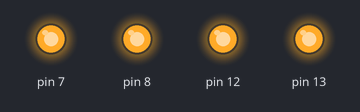
Bench run of a sketch on a simulated Arduino Uno, built with avr-gcc and run on an emulated ATmega328P. Parts: output pins drawn as LEDs (lit = HIGH).

Above: at 0.1 s.
At 5.6 s:
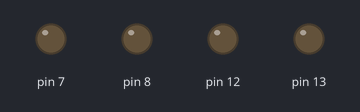
At 11.6 s:
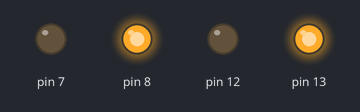
At 24.3 s:
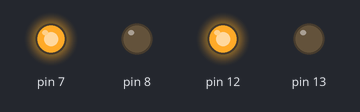
At 30.62 s:
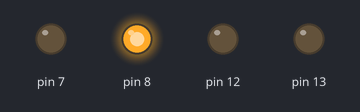
At 36.87 s:
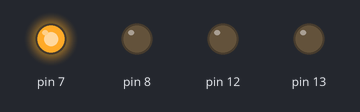
Timing chart, 0 to 40.0 s (numbered marks = the images above):
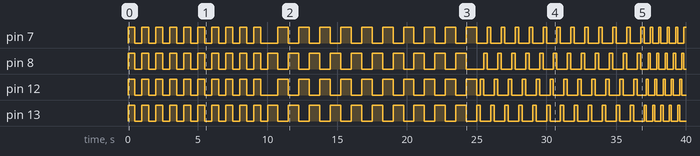

The sketch:

codigo.ino
```cpp
// C++ code
//Primeira versão do Projeto sem o módulo sensor de som
void setup()
{
  pinMode(13, OUTPUT);
  pinMode(12, OUTPUT);
  pinMode(8, OUTPUT);
  pinMode(7, OUTPUT);
}

int s = 0;

void loop()
{
  for (int i = 0; i < 10; i++){
    digitalWrite(13, HIGH);
    digitalWrite(12, HIGH);
    digitalWrite(8, HIGH);
    digitalWrite(7, HIGH);
    delay(500);
    digitalWrite(13, LOW);
    digitalWrite(12, LOW);
    digitalWrite(8, LOW);
    digitalWrite(7, LOW);
    delay(500);
  }
   for (int i = 0; i < 10; i++){
    digitalWrite(13, HIGH);
    digitalWrite(12, LOW);
    digitalWrite(8, HIGH);
    digitalWrite(7, LOW);
    delay(750);
    digitalWrite(13, LOW);
    digitalWrite(12, HIGH);
    digitalWrite(8, LOW);
    digitalWrite(7, HIGH);
    delay(750);
   }
    digitalWrite(12, LOW);
    digitalWrite(7, LOW);
   for (int i = 0; i < 30; i++){
    digitalWrite(13, HIGH);
    delay(250 + s);
    digitalWrite(13, LOW);
    digitalWrite(12, HIGH);
    delay(250 + s);
    digitalWrite(12, LOW);
    digitalWrite(8, HIGH);
    delay(250 + s);
    digitalWrite(8, LOW);
    digitalWrite(7, HIGH);
    delay(250 + s);
    digitalWrite(7, LOW);
    if(i > 10){
       s = -100;
    }
   }
   for (int i = 0; i < 15; i++){
    digitalWrite(13, HIGH);
    digitalWrite(12, HIGH);
    digitalWrite(8, HIGH);
    digitalWrite(7, HIGH);
    delay(100);
    digitalWrite(13, LOW);
    digitalWrite(12, LOW);
    digitalWrite(8, LOW);
    digitalWrite(7, LOW);
    delay(100);
   }
}
```

sound_sensor.cpp
```cpp
const int ledPin = 3; // Pino dos LEDs
const int soundSensorPin = A0; // Pino do sensor de som
const int threshold = 50; // Limite para detectar som (ajuste conforme necessário)

void setup() {
    pinMode(ledPin, OUTPUT); // Configura o pino dos LEDs como saída
    Serial.begin(9600); // Inicia a comunicação serial
}

void loop() {
    int soundValue = analogRead(soundSensorPin); // Lê o valor do sensor de som
    Serial.println(soundValue); // Mostra o valor lido no monitor serial

    // Se o som ultrapassar o limite, acenda os LEDs
    if (soundValue > threshold) {
        analogWrite(ledPin, 255); // Acende os LEDs com máxima intensidade
    } else {
        analogWrite(ledPin, 0); // Apaga os LEDs
    }

    delay(10); // Pequeno atraso para estabilidade
}
```

Measured:
- by itself, pin 7: LOW → HIGH at 0.00 s, → LOW 0.50 s later, → HIGH 0.50 s later, → LOW 0.50 s later, … (73 changes in this stretch)
- by itself, pin 8: LOW → HIGH at 0.00 s, → LOW 0.50 s later, → HIGH 0.50 s later, → LOW 0.50 s later, … (74 changes in this stretch)
- by itself, pin 12: LOW → HIGH at 0.00 s, → LOW 0.50 s later, → HIGH 0.50 s later, → LOW 0.50 s later, … (74 changes in this stretch)
- by itself, pin 13: goes 10 × (HIGH 0.50 s, LOW 0.50 s), 10 × (HIGH 0.75 s, LOW 0.75 s), 12 × (HIGH 0.25 s, LOW 0.75 s), 4 × (HIGH 0.15 s, LOW 0.45 s), HIGH 0.15 s, then LOW
